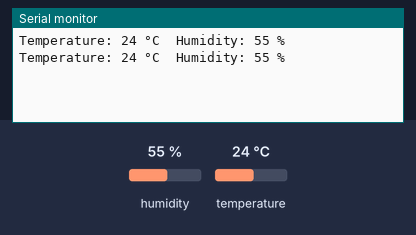
Recording of a sketch running on a simulated ESP8266 (NodeMCU). Parts: the last lines printed to the serial monitor. Inputs (shaded band) come from the test bench; at power-on: humidity 55 %, temperature 24 °C.

Above: at 1.3 s.
1.4 s: humidity set to 22 %
At 1.9 s:
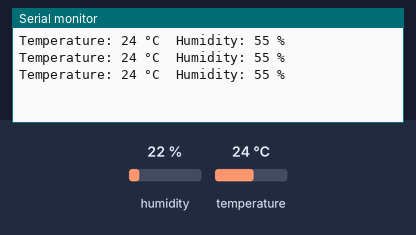
2.9 s: temperature set to 12 °C
At 3.6 s:
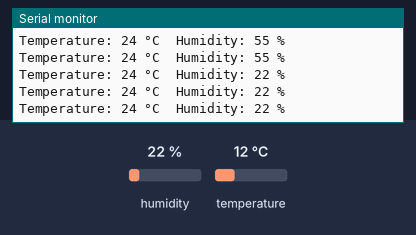
4.4 s: humidity set to 40 %
At 5.1 s:
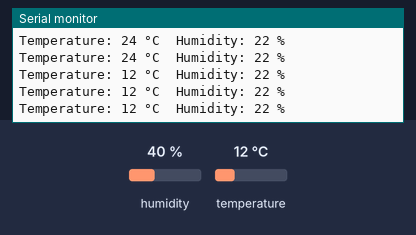
Timing chart, 0 to 7.4 s (numbered marks = the images above; inputs shaded):
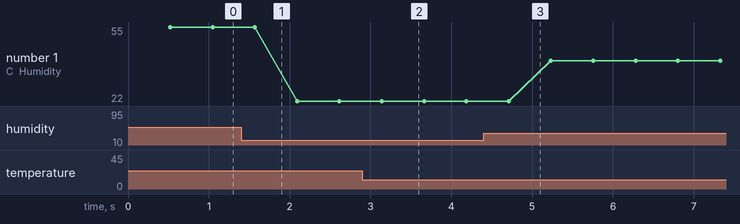

Measured:
- plotted number 1: 55 → 22 after the input at 1.4 s, 22 → 40 after the input at 4.4 s

The sketch:

temp_humidity-first.ino
```cpp
// (licence header left out)
// Include the DHT11 library for interfacing with the sensor.
#include <DHT11.h>

// Create an instance of the DHT11 class.
// - For Arduino: Connect the sensor to Digital I/O Pin 2.
// - For ESP32: Connect the sensor to pin GPIO2 or P2.
// - For ESP8266: Connect the sensor to GPIO2 or D4.
DHT11 dht11(7);

void setup() {
    // Initialize serial communication to allow debugging and data readout.
    // Using a baud rate of 9600 bps.
    Serial.begin(9600);

    // Uncomment the line below to set a custom delay between sensor readings (in milliseconds).
    // dht11.setDelay(500); // Set this to the desired delay. Default is 500ms.
    dht11.setDelay(1000);
}

void loop() {
    int temperature = 0;
    int humidity = 0;

    // Attempt to read the temperature and humidity values from the DHT11 sensor.
    int result = dht11.readTemperatureHumidity(temperature, humidity);

    // Check the results of the readings.
    // If the reading is successful, print the temperature and humidity values.
    // If there are errors, print the appropriate error messages.
    if (result == 0) {
        Serial.print("Temperature: ");
        Serial.print(temperature);
        Serial.print(" °C\tHumidity: ");
        Serial.print(humidity);
        Serial.println(" %");
    } else {
        // Print error message based on the error code.
        Serial.println(DHT11::getErrorString(result));
    }
}
```
